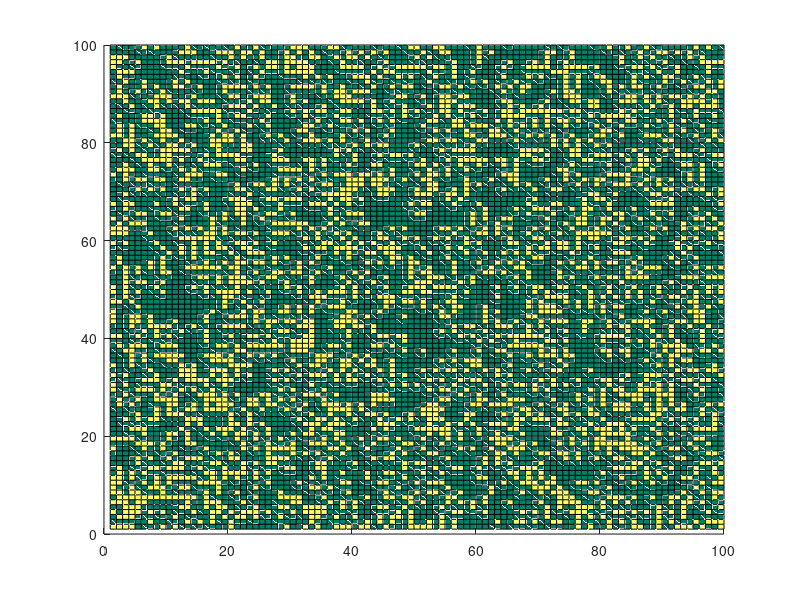

Reproduce this figure in MATLAB.
%% %% 
% %life
% % open life % polecenie open otwiera kazdy napisany skrypt w matlabie
% % :3life
% %generalnie powinnismy zmodyfikowac life >> mylife
% %moja gra
% 
% %rozmiar max 900x900
% 
% %wielkosc tablicy
% 
% rozmiar=650;
% m = randi(2, rozmiar)-1;
% while true      %use control C to stop
%    imshow(m);
%    drawnow;
%    neighbours = conv2(m, [1 1 1 1 1; 1 1 1 1 1; 1 1 0 1 1; 1 1 1 1 1; 1 1 1 1 1], 'same');
%    %neighbours = conv2(m, [1 1 1 ; 1 0 1; 1 1 1], 'same');
%    m = double((m & neighbours == 1) | neighbours == 3); %zmieniajac tutaj parametry zmieniasz uklad
%    pause(0.001)
%    
% end
%% v2
clear all;clc;close all;
ilosckomorek=100;
ilosciteracji=600; %ilosc przejsc
colormap summer;% whitebg('black'); %gdy colormap kolor odklikac whitebg
Mapa= round(rand(ilosckomorek));
A = [ilosckomorek 1:ilosckomorek-1];
B = [2:ilosckomorek 1];
licznik=0;
while licznik<ilosciteracji 
    
    Sasiedztwo = Mapa(A,:)+Mapa(B,:)+Mapa(:,B)+Mapa(:,A)+Mapa(A,B)+Mapa(A,A)+Mapa(B,B)+Mapa(B,A);
    Mapa = double((Mapa & (Sasiedztwo == 3)) | (Sasiedztwo == 1));
    surf(Mapa); view([0 90]); pause(0.001)
    
    licznik=licznik+1;
end

